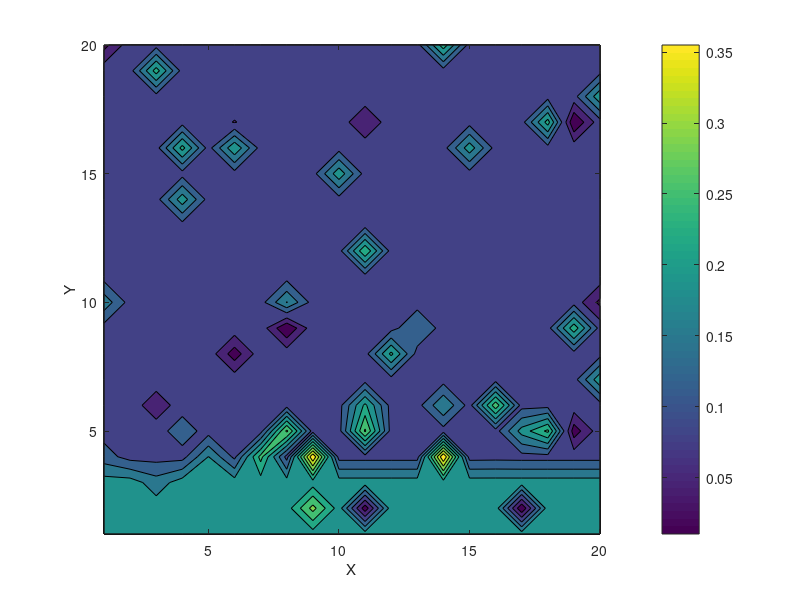
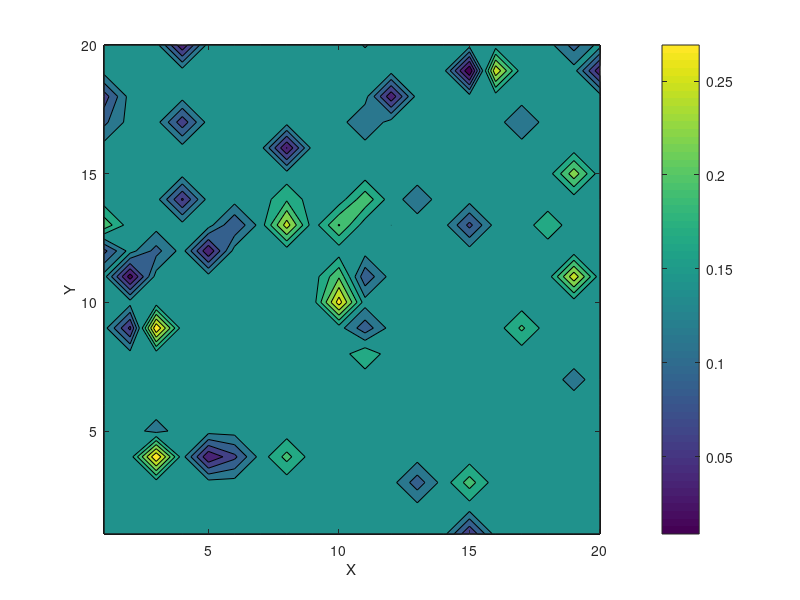
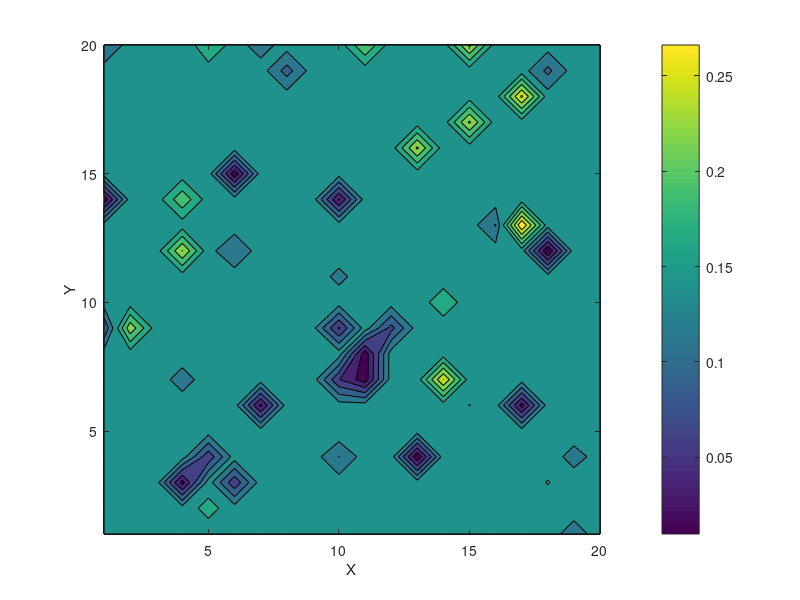

Source code (MATLAB) for these figures, in order:
clc; clear; close all;

load('Assignment4_goodness_estimators.mat')

%% Plot goodness
figure(1)
contourf(Est1_RMS_errors);
colorbar();
xlabel('X')
ylabel('Y')

figure(2)
contourf(Est2_RMS_errors);
colorbar();
xlabel('X')
ylabel('Y')

figure(3)
contourf(Est3_RMS_errors);
colorbar();
xlabel('X')
ylabel('Y')
%% Problem 1

W = [0.55 0.3 0.15];
ordered_y = [4.3 6 4]
ordered_x = [3.2 3.3 3.1]

fused_y = sum(W.*ordered_y)

fused_x = sum(W.*ordered_x)
%% Problem 2
W = [0.55 0.3 0.15];
ordered_y = [4.3 4 6]
ordered_x = [3.2 3.1 3.3]

fused_y = sum(W.*ordered_y)

fused_x = sum(W.*ordered_x)

%% Problem 4


alpha = 0.725;

Max = 0;

for w1 = 0:0.0001:1
        w2=2-2*w1-2*alpha;
        w3=2*alpha-1+w1;
        z=-(w1*log(w1)+w2*log(w2)+w3*log(w3));
        if(imag(z)==0)
            if(z>Max)
                Max = z;
                w1_opt = w1;
                w2_opt = w2;
            end
        end
end

Max;
w1_opt;
w2_opt;
w3_opt = 1-w1_opt-w2_opt;
W_OWA=[w1_opt w2_opt w3_opt];